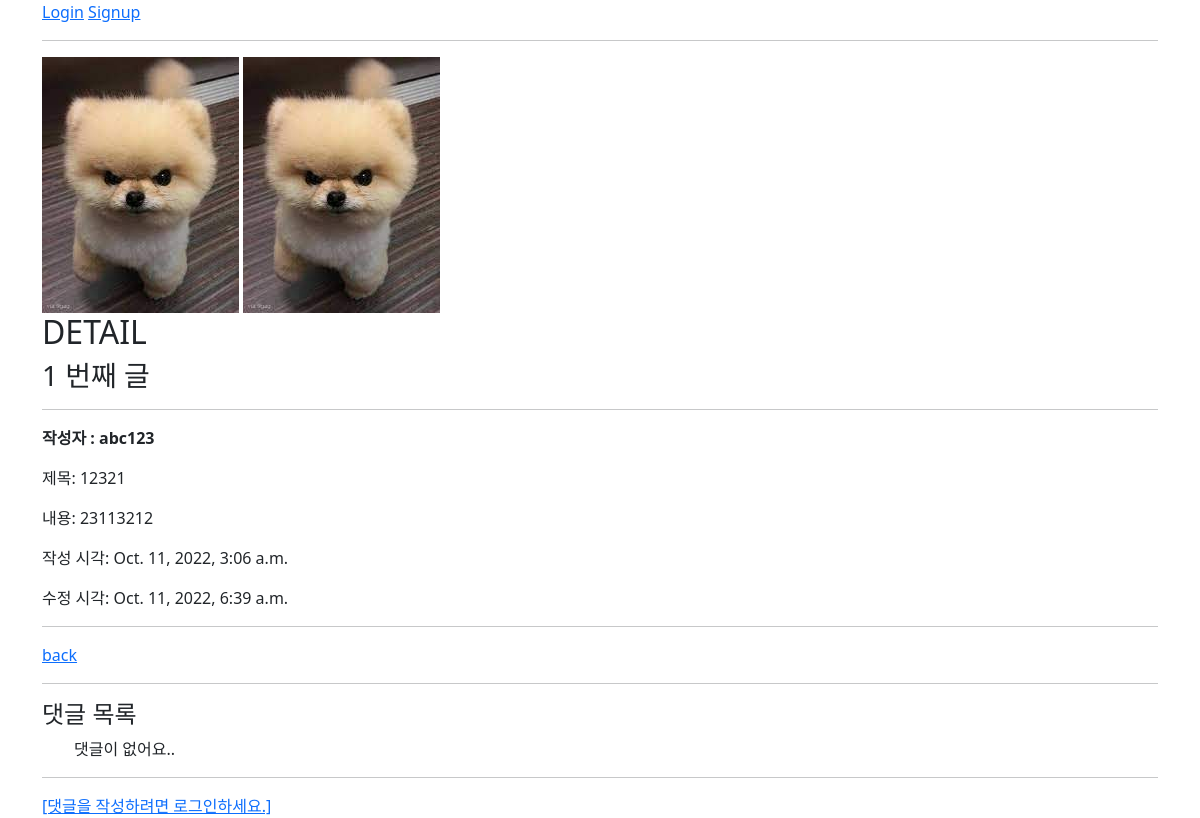
/articles/1/, run on the app's committed database.
### articles/models.py (models this page shows, shortened)
class Article(models.Model):
    user = models.ForeignKey(settings.AUTH_USER_MODEL, on_delete=models.CASCADE)
    title = models.CharField(max_length=10)
    content = models.TextField()
    image = models.ImageField(blank=True)
    image_thumbnail=ImageSpecField(
        source='image',
        processors=[Thumbnail(200,300)],
        format='JPEG',
        options={'quality':80},
    )
    created_at = models.DateTimeField(auto_now_add=True)
    updated_at = models.DateTimeField(auto_now=True)

### accounts/models.py (models this page shows)
class User(AbstractUser):
    pass

### articles/views.py (the view)
# urls.py: path('<int:pk>/', views.detail, name='detail'),
@require_safe
def detail(request, pk):
    article = Article.objects.get(pk=pk)
    comment_form = CommentForm()
    comments = article.comment_set.all()
    context = {
        'article': article,
        'comment_form': comment_form,
        'comments': comments,
    }
    return render(request, 'articles/detail.html', context)

### articles/templates/articles/detail.html (shortened to what this page needs)
{% extends 'base.html' %}
{% block content %}
  {% if article.image %}
    <img src="{{ article.image.url }}" alt="{{ article.image }}">
    <img src="{{ article.image_thumbnail.url }}" alt="{{ article.image_thumbnail }}">
  {% endif %}
  <h2>DETAIL</h2>
  <h3>{{ article.pk }} 번째 글</h3>
  <hr>
  <p><b>작성자 : {{ article.user }}</b></p>
  <p>제목: {{ article.title }}</p>
  <p>내용: {{ article.content }}</p>
  <p>작성 시각: {{ article.created_at }}</p>
  <p>수정 시각: {{ article.updated_at }}</p>
  <hr>
  <a href="{% url 'articles:index' %}">back</a>
  <hr>
  <h4>댓글 목록</h4>
  <ul>
    {% for comment in comments %}
      <li>
        {{ comment.user }} - {{ comment.content }}
        {% if request.user == comment.user %}
          <form action="{% url 'articles:comments_delete' article.pk comment.pk %}" method="POST">
            {% csrf_token %}
            <input type="submit" value="DELETE">
          </form>
        {% endif %}
      </li>
    {% empty %}
      <p>댓글이 없어요..</p>
    {% endfor %}
  </ul>
  <hr>
  {% if request.user.is_authenticated %}
    <form action="{% url 'articles:comments_create' article.pk %}" method="POST">
      {% csrf_token %}
      {{ comment_form }}
      <input type="submit">
    </form>
  {% else %}
    <a href="{% url 'accounts:login' %}">[댓글을 작성하려면 로그인하세요.]</a>
  {% endif %}
{% endblock content %}

### data on the page
Article: image (picture), image_thumbnail (picture), pk "1", user "abc123", title "12321", content "23113212", created_at "Oct. 11, 2022, 3:06 a.m.", updated_at "Oct. 11, 2022, 6:39 a.m."
